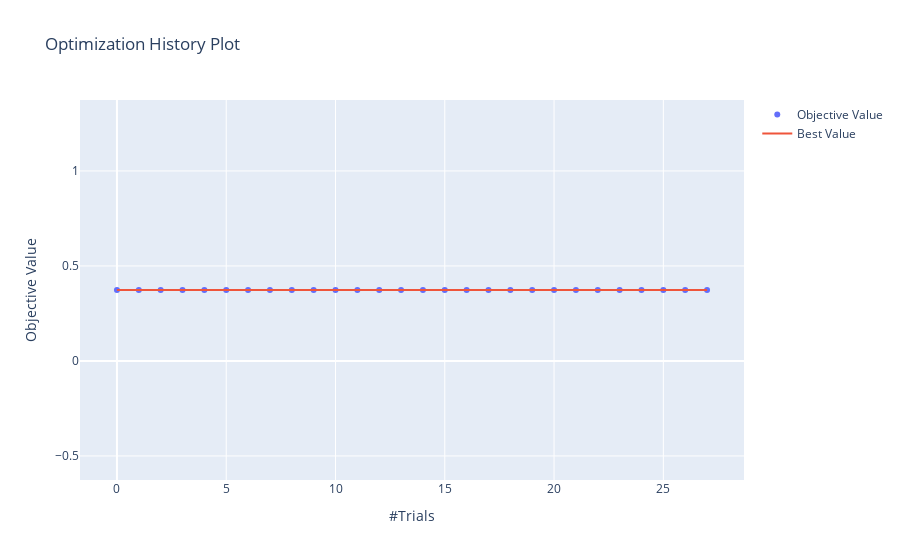

Notebook cell for this chart:
### Code cell
optuna.visualization.plot_optimization_history(study)

### Figure 1 — Plotly figure (JSON) as saved in the notebook; plotly's stock layout.template omitted (floating-point values rounded to 4 significant figures)
{"data": [{"mode": "markers", "name": "Objective Value", "type": "scatter", "x": [0, 1, 2, 3, 4, 5, 6, 7, 8, 9, 10, 11, 12, 13, 14, 15, 16, 17, 18, 19, 20, 21, 22, 23, 24, 25, 26, 27], "y": [0.3735, 0.3735, 0.3735, 0.3735, 0.3735, 0.3735, 0.3735, 0.3735, 0.3735, 0.3735, 0.3735, 0.3735, 0.3735, 0.3735, 0.3735, 0.3735, 0.3735, 0.3735, 0.3735, 0.3735, 0.3735, 0.3735, 0.3735, 0.3735, 0.3735, 0.3735, 0.3735, 0.3735]}, {"name": "Best Value", "type": "scatter", "x": [0, 1, 2, 3, 4, 5, 6, 7, 8, 9, 10, 11, 12, 13, 14, 15, 16, 17, 18, 19, 20, 21, 22, 23, 24, 25, 26, 27], "y": [0.3735, 0.3735, 0.3735, 0.3735, 0.3735, 0.3735, 0.3735, 0.3735, 0.3735, 0.3735, 0.3735, 0.3735, 0.3735, 0.3735, 0.3735, 0.3735, 0.3735, 0.3735, 0.3735, 0.3735, 0.3735, 0.3735, 0.3735, 0.3735, 0.3735, 0.3735, 0.3735, 0.3735]}], "layout": {"title": {"text": "Optimization History Plot"}, "xaxis": {"title": {"text": "#Trials"}}, "yaxis": {"title": {"text": "Objective Value"}}}}
